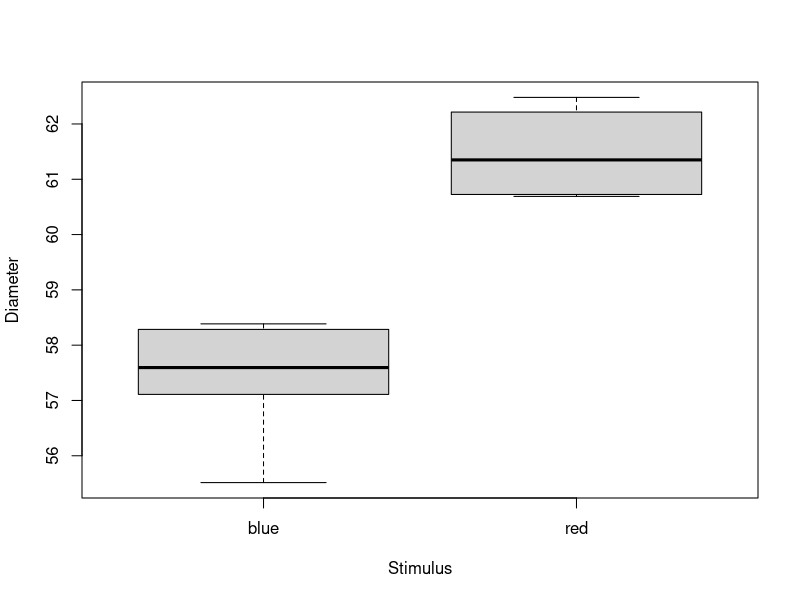
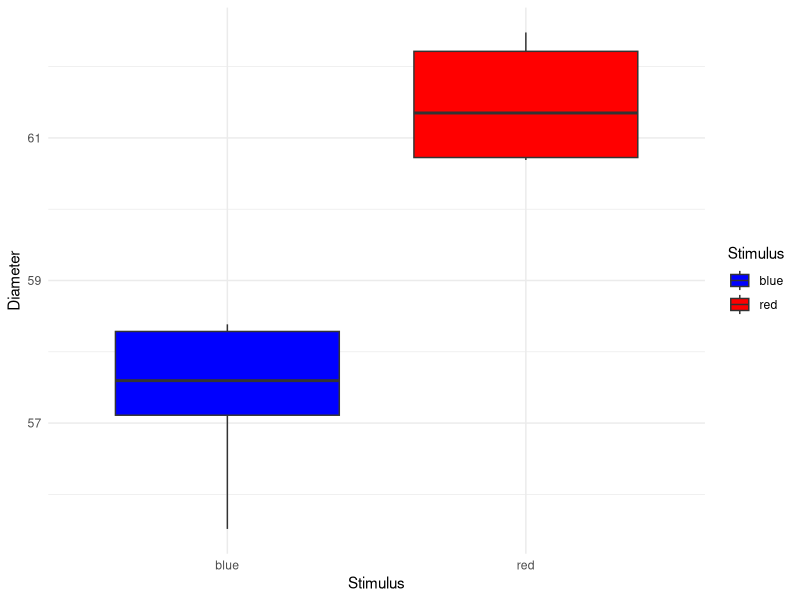

Reproduce these figures in R, in order.
## ---- chunk 1
data <- read.csv("Daten/Data_Pupils.csv")
## ---- chunk 2
data[data$Time == 7,]
## ---- chunk 3
data_subset <- data[data$Time == 7,]
data_subset
## ---- chunk 4
?wilcox.test
## ---- chunk 5
boxplot(Diameter ~ Stimulus, data = data_subset)
## ---- chunk 6
library(ggplot2)
ggplot(data_subset, aes(x=Stimulus, y=Diameter, fill = Stimulus)) + 
  geom_boxplot() + 
  scale_fill_manual(values = c("blue", "red"))+
  theme_minimal()

## ---- chunk 7
wilcox.test(Diameter ~ Stimulus, data = data_subset)
